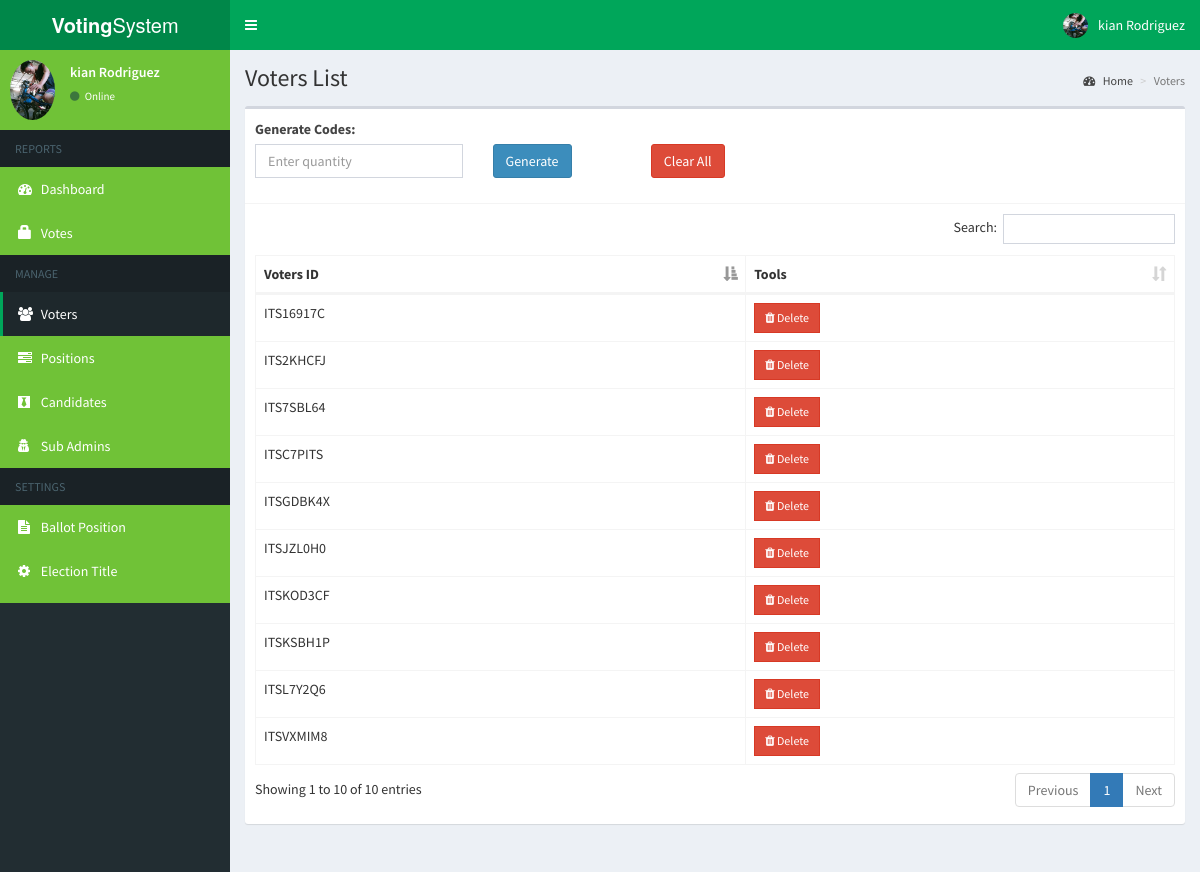
Screenshot of /admin/voters.php (signed in) with the database file from the repository.
### tables this page shows
CREATE TABLE `voters` (
  `id` int(11) NOT NULL,
  `election_id` int(11) NOT NULL,
  `voters_id` varchar(15) NOT NULL
);

### admin/includes/session.php (called while the page is built, shortened)
<?php
	include 'includes/conn.php';
	if(!isset($_SESSION['admin']) || empty($_SESSION['admin'])) {
		header('location: index.php');
		exit();
	}
	 else {
		$sql = "SELECT * FROM admin WHERE id = '".$_SESSION['admin']."'";
		$query = $conn->query($sql);
		$user = $query->fetch_assoc();
	}
?>

### admin/voters.php (the view, shortened to what this page needs)
<?php
    include 'includes/session.php';
?>
<?php include 'includes/header.php'; ?>
<body class="hold-transition skin-green sidebar-mini">
<div class="wrapper">
  <?php include 'includes/navbar.php'; ?>
  <?php include 'includes/menubar.php'; ?>
  <div class="content-wrapper">
    <section class="content-header">
      <h1>
        Voters List
      </h1>
      <ol class="breadcrumb">
        <li><a href="#"><i class="fa fa-dashboard"></i> Home</a></li>
        <li class="active">Voters</li>
      </ol>
    </section>
    <section class="content">
      <div class="row">
        <div class="col-xs-12">
          <div class="box">
            <div class="box-header with-border">
              <form action="" method="post" id="generateForm">
                <div class="row">
                  <div class="col-md-3">
                    <div class="form-group">
                      <label>Generate Codes:</label>
                      <input type="number" name="quantity" class="form-control" placeholder="Enter quantity">
                    </div>
                  </div>
                  <div class="col-md-2">
                    <div class="form-group">
                      <button type="submit" name="generate" class="btn btn-primary" style="margin-top: 25px;">Generate</button>
                    </div>
                  </div>
                  <div class="col-md-2">
                    <div class="form-group">
                      <button type="button" id="clearAllButton" class="btn btn-danger" style="margin-top: 25px;">Clear All</button>
                    </div>
                  </div>
                </div>
              </form>
            </div>
            <div class="box-body">
              <table id="example1" class="table table-bordered">
                <thead>
                  <th>Voters ID</th>
                  <th>Tools</th>
                </thead>
                <tbody>
                  <?php
                    $sql = "SELECT * FROM voters";
                    $result = $conn->query($sql);
                    if ($result->num_rows > 0) {
                      while($row = $result->fetch_assoc()) {
                        echo "
                          <tr>
                            <td>".$row['voters_id']."</td>
                            <td>
                              <button class='btn btn-danger btn-sm delete btn-flat' data-voter='".$row['voters_id']."'><i class='fa fa-trash'></i> Delete</button>
                            </td>
                          </tr>
                        ";
                      }
                    } else {
                      echo "<tr><td colspan='2'>No voters found</td></tr>";
                    }
                  ?>
                </tbody>
              </table>
            </div>
          </div>
        </div>
      </div>
    </section>
  </div>
</div>
</body>
</html>

### admin/includes/navbar.php (shortened to what this page needs)
<header class="main-header">
  <a href="#" class="logo">
    <span class="logo-lg"><b>Voting</b>System</span>
  </a>
  <nav class="navbar navbar-static-top">
    <a href="#" class="sidebar-toggle" data-toggle="push-menu" role="button">
    </a>
    <div class="navbar-custom-menu">
      <ul class="nav navbar-nav">
        <li class="dropdown user user-menu">
          <a href="#" class="dropdown-toggle" data-toggle="dropdown">
            <img src="<?php echo (!empty($user['photo'])) ? '../images/'.$user['photo'] : '../images/profile.jpg'; ?>" class="user-image" alt="User Image">
            <span class="hidden-xs"><?php echo $user['firstname'].' '.$user['lastname']; ?></span>
          </a>
        </li>
      </ul>
    </div>
  </nav>
</header>

### admin/includes/menubar.php (shortened to what this page needs)
<aside class="main-sidebar">
  <section class="sidebar" style="background-color: #70C237; color: #fff;">
    <div class="user-panel">
      <div class="pull-left image">
        <img src="<?php echo (!empty($user['photo'])) ? '../images/'.$user['photo'] : '../images/profile.jpg'; ?>" class="img-circle" alt="User Image">
      </div>
      <div class="pull-left info">
        <p><?php echo $user['firstname'].' '.$user['lastname']; ?></p>
        <a><i class="fa fa-circle text-success"></i> Online</a>
      </div>
    </div>
    <ul class="sidebar-menu" data-widget="tree">
      <li class="header">REPORTS</li>
      <li class=""><a href="home.php" style="color: #fff;"><i class="fa fa-dashboard"></i> <span>Dashboard</span></a></li>
      <li class=""><a href="votes.php" style="color: #fff;"><span class="glyphicon glyphicon-lock"></span> <span>Votes</span></a></li>
      <li class="header">MANAGE</li>
      <li class=""><a href="voters.php" style="color: #fff;"><i class="fa fa-users"></i> <span>Voters</span></a></li>
      <li class=""><a href="positions.php" style="color: #fff;"><i class="fa fa-tasks"></i> <span>Positions</span></a></li>
      <li class=""><a href="candidates.php" style="color: #fff;"><i class="fa fa-black-tie"></i> <span>Candidates</span></a></li>
      <li class=""><a href="sub_admins.php" style="color: #fff;"><i class="fa fa-user-secret"></i> <span>Sub Admins</span></a></li>
      <li class="header">SETTINGS</li>
      <li class=""><a href="ballot.php" style="color: #fff;"><i class="fa fa-file-text"></i> <span>Ballot Position</span></a></li>
      <li class=""><a href="#config" data-toggle="modal" style="color: #fff;"><i class="fa fa-cog"></i> <span>Election Title</span></a></li>
    </ul>
  </section>
</aside>

### rows the page displays
voters: voters "ITSKOD3CF"
voters: voters "ITSVXMIM8"
voters: voters "ITSGDBK4X"
voters: voters "ITS16917C"
voters: voters "ITSKSBH1P"
voters: voters "ITSC7PITS"
voters: voters "ITS7SBL64"
voters: voters "ITSJZL0H0"
voters: voters "ITSL7Y2Q6"
voters: voters "ITS2KHCFJ"

### other values shown
$user['firstname'] "kian"
$user['lastname'] "Rodriguez"
